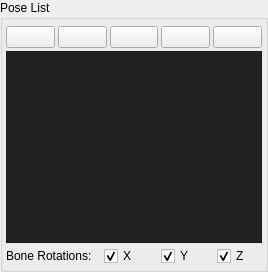
    <widget class="QGroupBox" name="group_stored_poses">
     <property name="enabled">
      <bool>true</bool>
     </property>
     <property name="title">
      <string>Pose List</string>
     </property>
     <layout class="QVBoxLayout" name="verticalLayout">
      <property name="spacing">
       <number>3</number>
      </property>
      <property name="leftMargin">
       <number>3</number>
      </property>
      <property name="topMargin">
       <number>6</number>
      </property>
      <property name="rightMargin">
       <number>3</number>
      </property>
      <property name="bottomMargin">
       <number>3</number>
      </property>
      <item>
       <layout class="QHBoxLayout" name="horizontalLayout_2">
        <property name="spacing">
         <number>3</number>
        </property>
        <item>
         <widget class="QPushButton" name="rename">
          <property name="minimumSize">
           <size>
            <width>22</width>
            <height>22</height>
           </size>
          </property>
          <property name="maximumSize">
           <size>
            <width>16777215</width>
            <height>22</height>
           </size>
          </property>
          <property name="focusPolicy">
           <enum>Qt::NoFocus</enum>
          </property>
          <property name="toolTip">
           <string>Rename Pose</string>
          </property>
          <property name="styleSheet">
           <string notr="true"/>
          </property>
          <property name="text">
           <string/>
          </property>
          <property name="icon">
           <iconset>
            <normaloff>Images/Disabled/edit-pencil.svg</normaloff>Images/Disabled/edit-pencil.svg</iconset>
          </property>
          <property name="iconSize">
           <size>
            <width>14</width>
            <height>14</height>
           </size>
          </property>
         </widget>
        </item>
        <item>
         <widget class="QPushButton" name="move_up">
          <property name="minimumSize">
           <size>
            <width>22</width>
            <height>22</height>
           </size>
          </property>
          <property name="maximumSize">
           <size>
            <width>16777215</width>
            <height>22</height>
           </size>
          </property>
          <property name="focusPolicy">
           <enum>Qt::NoFocus</enum>
          </property>
          <property name="toolTip">
           <string>Move Up</string>
          </property>
          <property name="text">
           <string/>
          </property>
          <property name="icon">
           <iconset>
            <normaloff>Images/Disabled/arrow-thick-up.svg</normaloff>Images/Disabled/arrow-thick-up.svg</iconset>
          </property>
          <property name="iconSize">
           <size>
            <width>14</width>
            <height>14</height>
           </size>
          </property>
         </widget>
        </item>
        <item>
         <widget class="QPushButton" name="move_down">
          <property name="minimumSize">
           <size>
            <width>22</width>
            <height>22</height>
           </size>
          </property>
          <property name="maximumSize">
           <size>
            <width>16777215</width>
            <height>22</height>
           </size>
          </property>
          <property name="focusPolicy">
           <enum>Qt::NoFocus</enum>
          </property>
          <property name="toolTip">
           <string>Move Down</string>
          </property>
          <property name="text">
           <string/>
          </property>
          <property name="icon">
           <iconset>
            <normaloff>Images/Disabled/arrow-thick-down.svg</normaloff>Images/Disabled/arrow-thick-down.svg</iconset>
          </property>
          <property name="iconSize">
           <size>
            <width>14</width>
            <height>14</height>
           </size>
          </property>
         </widget>
        </item>
        <item>
         <widget class="QPushButton" name="replace">
          <property name="minimumSize">
           <size>
            <width>0</width>
            <height>22</height>
           </size>
          </property>
          <property name="maximumSize">
           <size>
            <width>16777215</width>
            <height>22</height>
           </size>
          </property>
          <property name="focusPolicy">
           <enum>Qt::NoFocus</enum>
          </property>
          <property name="toolTip">
           <string>Replace Pose</string>
          </property>
          <property name="text">
           <string/>
          </property>
          <property name="icon">
           <iconset>
            <normaloff>Images/Disabled/refresh.svg</normaloff>Images/Disabled/refresh.svg</iconset>
          </property>
          <property name="iconSize">
           <size>
            <width>14</width>
            <height>14</height>
           </size>
          </property>
         </widget>
        </item>
        <item>
         <widget class="QPushButton" name="remove">
          <property name="minimumSize">
           <size>
            <width>22</width>
            <height>22</height>
           </size>
          </property>
          <property name="maximumSize">
           <size>
            <width>16777215</width>
            <height>22</height>
           </size>
          </property>
          <property name="focusPolicy">
           <enum>Qt::NoFocus</enum>
          </property>
          <property name="toolTip">
           <string>Remove Pose</string>
          </property>
          <property name="text">
           <string/>
          </property>
          <property name="icon">
           <iconset>
            <normaloff>Images/Disabled/trash.svg</normaloff>Images/Disabled/trash.svg</iconset>
          </property>
          <property name="iconSize">
           <size>
            <width>14</width>
            <height>14</height>
           </size>
          </property>
         </widget>
        </item>
       </layout>
      </item>
      <item>
       <widget class="QListWidget" name="list">
        <property name="styleSheet">
         <string notr="true">background-color:#222222; alternate-background-color:#1a1a1a;</string>
        </property>
        <property name="editTriggers">
         <set>QAbstractItemView::EditKeyPressed</set>
        </property>
        <property name="dragEnabled">
         <bool>false</bool>
        </property>
        <property name="dragDropOverwriteMode">
         <bool>false</bool>
        </property>
        <property name="dragDropMode">
         <enum>QAbstractItemView::NoDragDrop</enum>
        </property>
        <property name="alternatingRowColors">
         <bool>true</bool>
        </property>
        <property name="viewMode">
         <enum>QListView::ListMode</enum>
        </property>
        <property name="sortingEnabled">
         <bool>false</bool>
        </property>
       </widget>
      </item>
      <item>
       <layout class="QHBoxLayout" name="horizontalLayout_4">
        <property name="spacing">
         <number>12</number>
        </property>
        <item>
         <widget class="QLabel" name="label">
          <property name="enabled">
           <bool>true</bool>
          </property>
          <property name="text">
           <string>Bone Rotations:</string>
          </property>
         </widget>
        </item>
        <item>
         <widget class="QCheckBox" name="rotation_x">
          <property name="toolTip">
           <string>Allow Rotation X</string>
          </property>
          <property name="text">
           <string>X</string>
          </property>
          <property name="checked">
           <bool>true</bool>
          </property>
         </widget>
        </item>
        <item>
         <widget class="QCheckBox" name="rotation_y">
          <property name="toolTip">
           <string>Allow Rotation Y</string>
          </property>
          <property name="text">
           <string>Y</string>
          </property>
          <property name="checked">
           <bool>true</bool>
          </property>
         </widget>
        </item>
        <item>
         <widget class="QCheckBox" name="rotation_z">
          <property name="toolTip">
           <string>Allow Rotation Z</string>
          </property>
          <property name="text">
           <string>Z</string>
          </property>
          <property name="checked">
           <bool>true</bool>
          </property>
         </widget>
        </item>
       </layout>
      </item>
     </layout>
    </widget>
